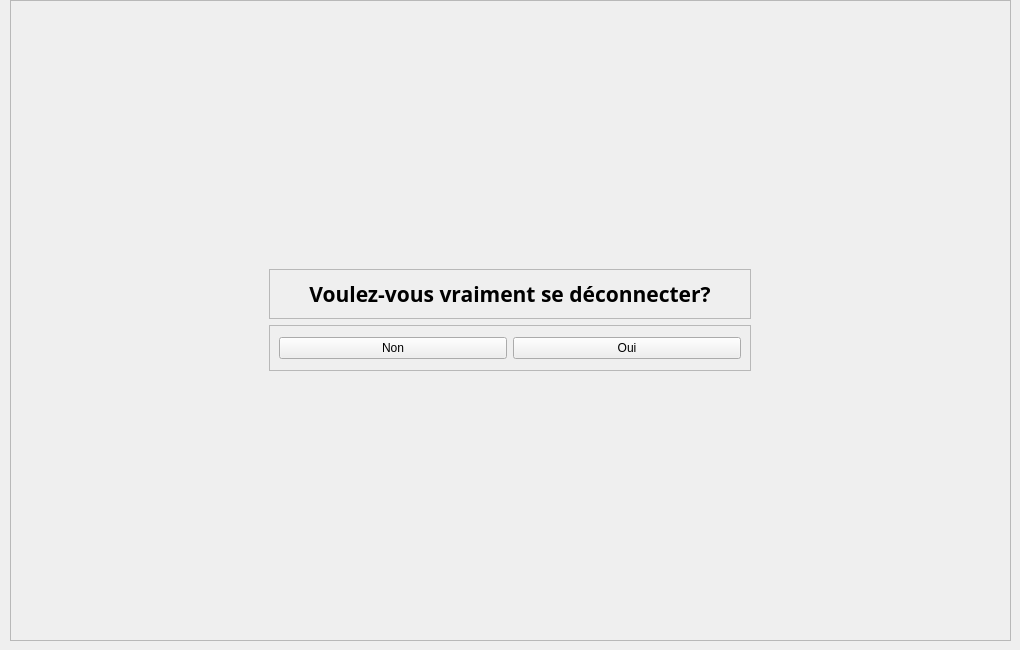
         <widget class="QWidget" name="logoutTab">
          <attribute name="title">
           <string>Se déconnecter</string>
          </attribute>
          <widget class="QFrame" name="logoutTabFrame">
           <property name="geometry">
            <rect>
             <x>10</x>
             <y>0</y>
             <width>1001</width>
             <height>641</height>
            </rect>
           </property>
           <property name="frameShape">
            <enum>QFrame::StyledPanel</enum>
           </property>
           <property name="frameShadow">
            <enum>QFrame::Raised</enum>
           </property>
           <layout class="QVBoxLayout" name="verticalLayout_12">
            <item alignment="Qt::AlignHCenter|Qt::AlignVCenter">
             <widget class="QFrame" name="frame_5">
              <property name="minimumSize">
               <size>
                <width>500</width>
                <height>120</height>
               </size>
              </property>
              <layout class="QVBoxLayout" name="verticalLayout_17">
               <item>
                <widget class="QFrame" name="frame">
                 <property name="frameShape">
                  <enum>QFrame::StyledPanel</enum>
                 </property>
                 <property name="frameShadow">
                  <enum>QFrame::Raised</enum>
                 </property>
                 <layout class="QHBoxLayout" name="horizontalLayout_3">
                  <item>
                   <widget class="QLabel" name="label_5">
                    <property name="minimumSize">
                     <size>
                      <width>0</width>
                      <height>0</height>
                     </size>
                    </property>
                    <property name="font">
                     <font>
                      <family>Noto Sans</family>
                      <pointsize>16</pointsize>
                      <weight>75</weight>
                      <bold>true</bold>
                     </font>
                    </property>
                    <property name="text">
                     <string>Voulez-vous vraiment se déconnecter?</string>
                    </property>
                    <property name="alignment">
                     <set>Qt::AlignCenter</set>
                    </property>
                   </widget>
                  </item>
                 </layout>
                </widget>
               </item>
               <item>
                <widget class="QFrame" name="frame_4">
                 <property name="frameShape">
                  <enum>QFrame::StyledPanel</enum>
                 </property>
                 <property name="frameShadow">
                  <enum>QFrame::Raised</enum>
                 </property>
                 <layout class="QHBoxLayout" name="horizontalLayout_2">
                  <item>
                   <widget class="QPushButton" name="logoutBtnNo">
                    <property name="cursor">
                     <cursorShape>PointingHandCursor</cursorShape>
                    </property>
                    <property name="text">
                     <string>Non</string>
                    </property>
                   </widget>
                  </item>
                  <item>
                   <widget class="QPushButton" name="logoutBtnYes">
                    <property name="cursor">
                     <cursorShape>PointingHandCursor</cursorShape>
                    </property>
                    <property name="text">
                     <string>Oui</string>
                    </property>
                   </widget>
                  </item>
                 </layout>
                </widget>
               </item>
              </layout>
             </widget>
            </item>
           </layout>
          </widget>
         </widget>
